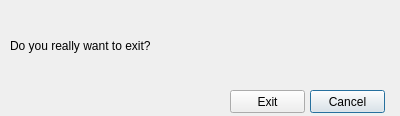
<?xml version="1.0" encoding="UTF-8"?>
<ui version="4.0">
 <class>Dialog</class>
 <widget class="QDialog" name="Dialog">
  <property name="geometry">
   <rect>
    <x>0</x>
    <y>0</y>
    <width>400</width>
    <height>116</height>
   </rect>
  </property>
  <property name="windowTitle">
   <string>Exit</string>
  </property>
  <widget class="QWidget" name="verticalLayoutWidget">
   <property name="geometry">
    <rect>
     <x>10</x>
     <y>10</y>
     <width>381</width>
     <height>71</height>
    </rect>
   </property>
   <layout class="QVBoxLayout" name="verticalLayout">
    <item>
     <widget class="QLabel" name="labelExitQ">
      <property name="text">
       <string>Do you really want to exit?</string>
      </property>
     </widget>
    </item>
   </layout>
  </widget>
  <widget class="QPushButton" name="exitCancelButton">
   <property name="geometry">
    <rect>
     <x>310</x>
     <y>90</y>
     <width>75</width>
     <height>23</height>
    </rect>
   </property>
   <property name="text">
    <string>Cancel</string>
   </property>
  </widget>
  <widget class="QPushButton" name="exitButton">
   <property name="geometry">
    <rect>
     <x>230</x>
     <y>90</y>
     <width>75</width>
     <height>23</height>
    </rect>
   </property>
   <property name="text">
    <string>Exit</string>
   </property>
  </widget>
 </widget>
 <resources/>
 <connections/>
</ui>
